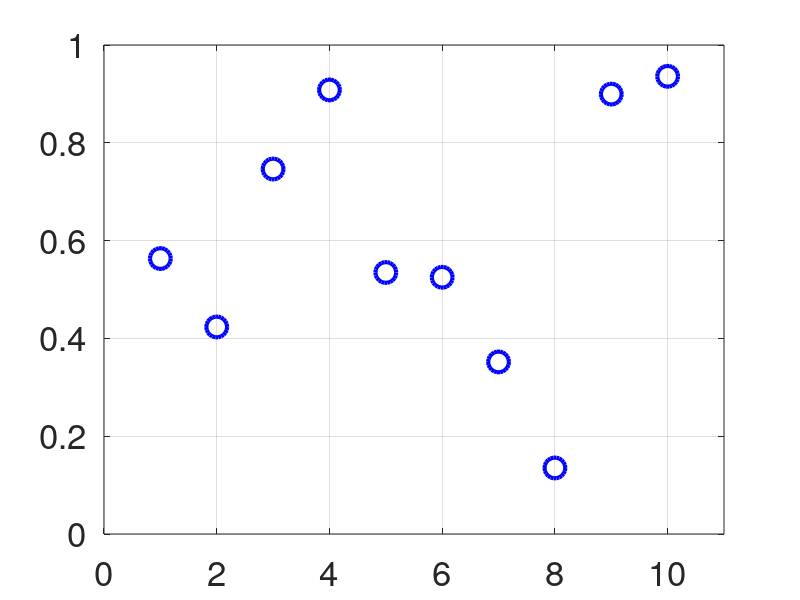

Source code (MATLAB):
x = rand(1,10);
t = 1:10 ;
plot(t,x,'ob','LineWidth',3,'MarkerSize',15);
xlim([0 11])
ylim([0 1])
grid on
xticks([0 2 4 6 8 10])
yticks([0 0.2 0.4 0.6 0.8 1])
set(groot,'DefaultAxesFontName','Times New Roman');
fontsize = 25;
h = gca;
set(h,'fontsize',fontsize);